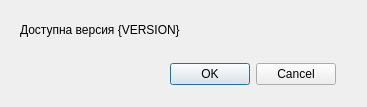
<?xml version="1.0" encoding="UTF-8"?>
<ui version="4.0">
 <class>Update</class>
 <widget class="QDialog" name="Update">
  <property name="geometry">
   <rect>
    <x>0</x>
    <y>0</y>
    <width>367</width>
    <height>107</height>
   </rect>
  </property>
  <property name="windowTitle">
   <string>Qsnip</string>
  </property>
  <widget class="QDialogButtonBox" name="buttonBox">
   <property name="geometry">
    <rect>
     <x>160</x>
     <y>60</y>
     <width>176</width>
     <height>29</height>
    </rect>
   </property>
   <property name="orientation">
    <enum>Qt::Horizontal</enum>
   </property>
   <property name="standardButtons">
    <set>QDialogButtonBox::Cancel|QDialogButtonBox::Ok</set>
   </property>
  </widget>
  <widget class="QLabel" name="label">
   <property name="geometry">
    <rect>
     <x>20</x>
     <y>20</y>
     <width>341</width>
     <height>19</height>
    </rect>
   </property>
   <property name="text">
    <string>Доступна версия {VERSION}</string>
   </property>
  </widget>
 </widget>
 <resources/>
 <connections>
  <connection>
   <sender>buttonBox</sender>
   <signal>accepted()</signal>
   <receiver>Update</receiver>
   <slot>accept()</slot>
   <hints>
    <hint type="sourcelabel">
     <x>248</x>
     <y>254</y>
    </hint>
    <hint type="destinationlabel">
     <x>157</x>
     <y>274</y>
    </hint>
   </hints>
  </connection>
  <connection>
   <sender>buttonBox</sender>
   <signal>rejected()</signal>
   <receiver>Update</receiver>
   <slot>reject()</slot>
   <hints>
    <hint type="sourcelabel">
     <x>316</x>
     <y>260</y>
    </hint>
    <hint type="destinationlabel">
     <x>286</x>
     <y>274</y>
    </hint>
   </hints>
  </connection>
 </connections>
</ui>
